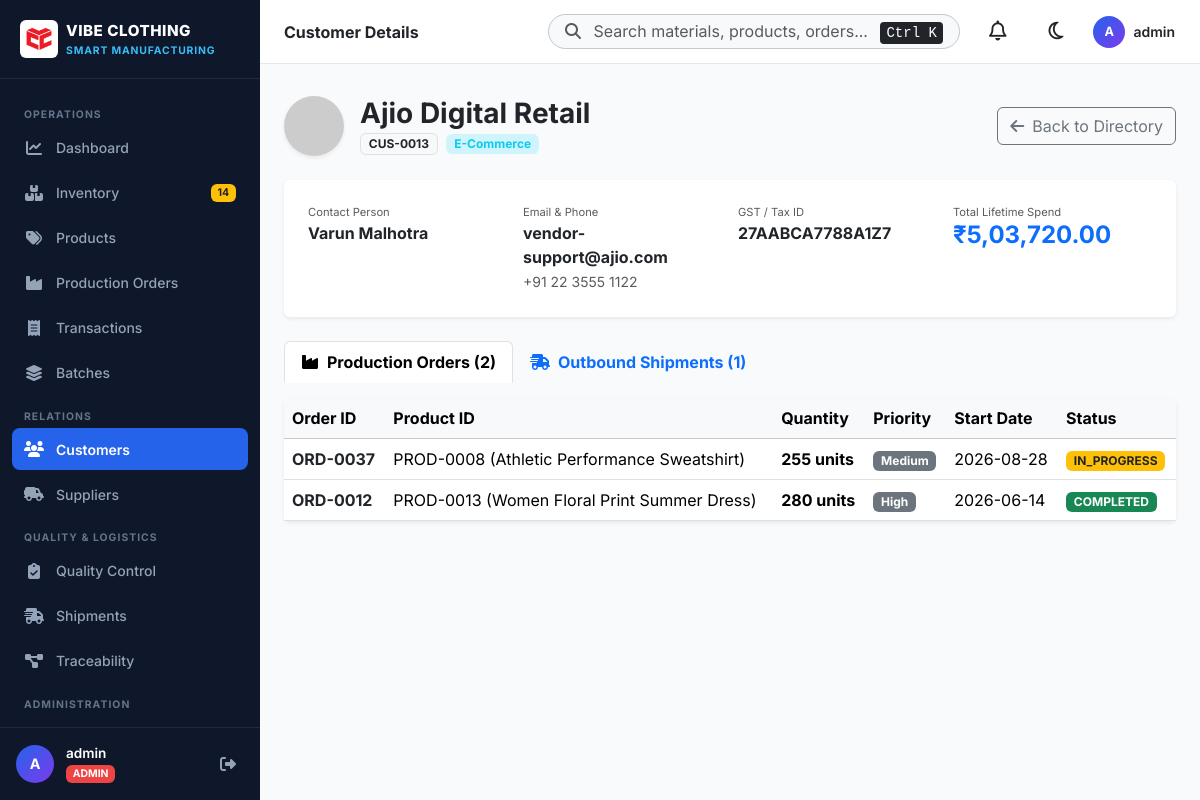
Page /customers/CUS-0013 (signed in) on the committed database.
### models/customer.py (models this page shows)
class Customer(db.Model):
    __tablename__ = 'customers'
    id = db.Column(db.Integer, primary_key=True)
    customer_id = db.Column(db.String(20), unique=True, nullable=False, index=True) # CUS-0001
    company_name = db.Column(db.String(120), nullable=False, index=True)
    logo_url = db.Column(db.String(255), nullable=True)
    contact_person = db.Column(db.String(80), nullable=True)
    email = db.Column(db.String(120), nullable=True)
    phone = db.Column(db.String(20), nullable=True)
    gst_id = db.Column(db.String(30), nullable=True) # Tax / GST ID
    address = db.Column(db.String(255), nullable=True)
    city = db.Column(db.String(50), nullable=True)
    state = db.Column(db.String(50), nullable=True)
    country = db.Column(db.String(50), default='India')
    customer_type = db.Column(db.String(30), default='Wholesale') # Wholesale, Retail, E-Commerce, Export
    status = db.Column(db.String(20), default='Active') # Active, Inactive
    notes = db.Column(db.Text, nullable=True)
    created_at = db.Column(db.DateTime, default=datetime.utcnow)
    def to_dict(self):
        return {
            'id': self.id,
            'customer_id': self.customer_id,
            'company_name': self.company_name,
            'logo_url': self.logo_url or f"https://ui-avatars.com/api/?name={self.company_name}&background=1e293b&color=ffffff",
            'contact_person': self.contact_person or '',
            'email': self.email or '',
            'phone': self.phone or '',
            'gst_id': self.gst_id or '',
            'address': self.address or '',
            'city': self.city or '',
            'state': self.state or '',
            'country': self.country or 'India',
            'customer_type': self.customer_type,
            'status': self.status,
            'notes': self.notes or '',
            'created_at': self.created_at.strftime('%Y-%m-%d %H:%M:%S') if self.created_at else ''
        }

### models/production.py (models this page shows)
class ProductionOrder(db.Model):
    __tablename__ = 'production_orders'
    id = db.Column(db.Integer, primary_key=True)
    order_id = db.Column(db.String(20), unique=True, nullable=False, index=True) # ORD-0001
    product_id = db.Column(db.String(20), db.ForeignKey('products.product_id'), nullable=False, index=True)
    quantity = db.Column(db.Integer, nullable=False, default=100)
    customer_id = db.Column(db.String(20), db.ForeignKey('customers.customer_id'), nullable=True, index=True)
    priority = db.Column(db.String(20), nullable=False, default='Medium') # Low, Medium, High, Urgent
    start_date = db.Column(db.Date, nullable=True)
    expected_completion = db.Column(db.Date, nullable=True)
    assigned_supervisor = db.Column(db.String(80), nullable=True)
    status = db.Column(db.String(20), nullable=False, default='PLANNED') # PLANNED, IN_PROGRESS, COMPLETED, CANCELLED
    material_availability_pct = db.Column(db.Float, default=100.0)
    readiness_score = db.Column(db.Float, default=100.0)
    readiness_status = db.Column(db.String(20), default='READY') # READY, PARTIALLY_READY, BLOCKED
    notes = db.Column(db.Text, nullable=True)
    created_at = db.Column(db.DateTime, default=datetime.utcnow)
    updated_at = db.Column(db.DateTime, default=datetime.utcnow, onupdate=datetime.utcnow)
    product = db.relationship('Product', lazy='joined')
    customer = db.relationship('Customer', lazy='joined')
    batches = db.relationship('Batch', backref='production_order', lazy=True)
    def to_dict(self):
        return {
            'id': self.id,
            'order_id': self.order_id,
            'product_id': self.product_id,
            'product_name': self.product.name if self.product else 'Unknown Product',
            'product_image': self.product.image_url if self.product else '/static/images/placeholder.svg',
            'quantity': self.quantity,
            'customer_id': self.customer_id or '',
            'customer_name': self.customer.company_name if self.customer else 'Internal Stock',
            'priority': self.priority,
            'start_date': self.start_date.strftime('%Y-%m-%d') if self.start_date else '',
            'expected_completion': self.expected_completion.strftime('%Y-%m-%d') if self.expected_completion else '',
            'assigned_supervisor': self.assigned_supervisor or 'Unassigned',
            'status': self.status,
            'material_availability_pct': round(self.material_availability_pct or 0, 1),
            'readiness_score': round(self.readiness_score or 0, 1),
            'readiness_status': self.readiness_status,
            'notes': self.notes or '',
            'created_at': self.created_at.strftime('%Y-%m-%d %H:%M:%S') if self.created_at else ''
        }

### models/product.py (models this page shows, shortened)
class Product(db.Model):
    __tablename__ = 'products'
    id = db.Column(db.Integer, primary_key=True)
    product_id = db.Column(db.String(20), unique=True, nullable=False, index=True) # PROD-0001 (NO SKU)
    name = db.Column(db.String(120), nullable=False, index=True)
    category = db.Column(db.String(50), nullable=False, default='T-Shirts')
    description = db.Column(db.Text, nullable=True)
    image_url = db.Column(db.String(255), nullable=True)
    size = db.Column(db.String(20), nullable=False, default='M') # S, M, L, XL, XXL, Free Size
    color = db.Column(db.String(50), nullable=True)
    selling_price = db.Column(db.Float, nullable=False, default=0.0) # In ₹
    cost_price = db.Column(db.Float, nullable=False, default=0.0) # In ₹
    target_quantity = db.Column(db.Integer, nullable=False, default=100)
    available_stock = db.Column(db.Integer, nullable=False, default=0) # Finished Goods Stock
    status = db.Column(db.String(20), nullable=False, default='Active') # Active, Inactive, In Production
    created_at = db.Column(db.DateTime, default=datetime.utcnow)
    updated_at = db.Column(db.DateTime, default=datetime.utcnow, onupdate=datetime.utcnow)
    bom_items = db.relationship('ProductBOM', backref='product', cascade='all, delete-orphan', lazy=True)

### routes/customers.py (the view)
@customers_bp.route('/customers/<customer_id>')
@login_required
def detail(customer_id):
    customer = Customer.query.filter_by(customer_id=customer_id).first_or_404()
    orders = ProductionOrder.query.filter_by(customer_id=customer_id).order_by(ProductionOrder.created_at.desc()).all()
    shipments = Shipment.query.filter_by(customer_id=customer_id).order_by(Shipment.created_at.desc()).all()
    total_spend = sum((o.product.selling_price * o.quantity) for o in orders if o.product and o.status == 'COMPLETED')
    return render_template(
        'customers/detail.html',
        customer=customer.to_dict(),
        orders=[o.to_dict() for o in orders],
        shipments=[s.to_dict() for s in shipments],
        formatted_total_spend=format_inr(total_spend)
    )

### utils/helpers.py (called while the page is built)
def format_inr(amount):
    try:
        val = float(amount or 0.0)
    except (ValueError, TypeError):
        val = 0.0
    is_negative = val < 0
    val = abs(val)
    s, decimal_part = f"{val:.2f}".split('.')
    if len(s) <= 3:
        formatted_integer = s
    else:
        last3 = s[-3:]
        other = s[:-3]
        groups = []
        while len(other) > 2:
            groups.insert(0, other[-2:])
            other = other[:-2]
        if other:
            groups.insert(0, other)
        groups.append(last3)
        formatted_integer = ','.join(groups)
    result = f"₹{formatted_integer}.{decimal_part}"
    return f"-{result}" if is_negative else result

### templates/customers/detail.html (shortened to what this page needs)
{% extends "base.html" %}
{% block breadcrumb %}Customer Details{% endblock %}
{% block content %}
<div class="customer-detail-container">
    <div class="d-flex align-items-center justify-content-between mb-4">
        <div class="d-flex align-items-center gap-3">
            <img src="{{ customer.logo_url }}" class="rounded-circle shadow-sm" style="width: 60px; height: 60px; object-fit: cover;">
            <div>
                <h3 class="fw-bold text-dark mb-0">{{ customer.company_name }}</h3>
                <span class="badge bg-light text-dark border">{{ customer.customer_id }}</span>
                <span class="badge bg-info-subtle text-info ms-1">{{ customer.customer_type }}</span>
            </div>
        </div>
        <a href="{{ url_for('customers.index') }}" class="btn btn-outline-secondary"><i class="fa-solid fa-arrow-left me-2"></i>Back to Directory</a>
    </div>
    <div class="card border-0 shadow-sm mb-4">
        <div class="card-body p-4">
            <div class="row g-3">
                <div class="col-md-3">
                    <span class="text-muted micro d-block">Contact Person</span>
                    <strong class="text-dark">{{ customer.contact_person or 'N/A' }}</strong>
                </div>
                <div class="col-md-3">
                    <span class="text-muted micro d-block">Email & Phone</span>
                    <strong class="text-dark">{{ customer.email }}</strong><br>
                    <span class="small text-muted">{{ customer.phone }}</span>
                </div>
                <div class="col-md-3">
                    <span class="text-muted micro d-block">GST / Tax ID</span>
                    <strong class="text-dark">{{ customer.gst_id or 'N/A' }}</strong>
                </div>
                <div class="col-md-3">
                    <span class="text-muted micro d-block">Total Lifetime Spend</span>
                    <h4 class="fw-bold text-primary mb-0">{{ formatted_total_spend }}</h4>
                </div>
            </div>
        </div>
    </div>
    <ul class="nav nav-tabs border-bottom-0 mb-3" id="customerTabs" role="tablist">
        <li class="nav-item" role="presentation">
            <button class="nav-link active fw-bold" id="orders-tab" data-bs-toggle="tab" data-bs-target="#orders-tab-pane" type="button"><i class="fa-solid fa-industry me-2"></i>Production Orders ({{ orders | length }})</button>
        </li>
        <li class="nav-item" role="presentation">
            <button class="nav-link fw-bold" id="shipments-tab" data-bs-toggle="tab" data-bs-target="#shipments-tab-pane" type="button"><i class="fa-solid fa-truck-fast me-2"></i>Outbound Shipments ({{ shipments | length }})</button>
        </li>
    </ul>
    <div class="tab-content" id="customerTabsContent">
        <div class="tab-pane fade show active" id="orders-tab-pane">
            <div class="card border-0 shadow-sm">
                <div class="card-body p-0">
                    <div class="table-responsive">
                        <table class="table table-hover align-middle mb-0">
                            <thead class="table-light">
                                <tr>
                                    <th>Order ID</th>
                                    <th>Product ID</th>
                                    <th>Quantity</th>
                                    <th>Priority</th>
                                    <th>Start Date</th>
                                    <th>Status</th>
                                </tr>
                            </thead>
                            <tbody>
                                {% for o in orders %}
                                <tr>
                                    <td class="fw-bold text-dark">{{ o.order_id }}</td>
                                    <td>{{ o.product_id }} ({{ o.product_name }})</td>
                                    <td class="fw-bold">{{ o.quantity }} units</td>
                                    <td><span class="badge bg-secondary">{{ o.priority }}</span></td>
                                    <td>{{ o.start_date }}</td>
                                    <td>
                                        <span class="badge {% if o.status == 'COMPLETED' %}bg-success{% elif o.status == 'IN_PROGRESS' %}bg-warning text-dark{% else %}bg-secondary{% endif %}">
                                            {{ o.status }}
                                        </span>
                                    </td>
                                </tr>
                                {% else %}
                                <tr><td colspan="6" class="text-center py-4 text-muted">No production orders associated with this customer.</td></tr>
                                {% endfor %}
                            </tbody>
                        </table>
                    </div>
                </div>
            </div>
        </div>
    </div>
</div>
{% endblock %}

### static/css/custom.css (style rules this page uses)
:root { --sidebar-bg: #0f172a; --sidebar-hover: #1e293b; --sidebar-text: #94a3b8; --sidebar-active-text: #ffffff; --sidebar-active-bg: #2563eb; --content-bg: #f8fafc; --card-bg: #ffffff; --text-primary: #0f172a; --text-secondary: #64748b; --border-color: #e2e8f0; --brand-primary: #2563eb; --brand-purple: #7c3aed; --brand-success: #10b981; --brand-warning: #f59e0b; --brand-danger: #ef4444; }
body { font-family: 'Inter', system-ui, -apple-system, sans-serif; background-color: var(--content-bg); color: var(--text-primary); min-height: 100vh; margin: 0; overflow-x: hidden; }
.micro { font-size: 0.7rem; }

### rows in the picture
Customer: company_name "Ajio Digital Retail", customer_id "CUS-0013", customer_type "E-Commerce", contact_person "Varun Malhotra", email "vendor-support@ajio.com", phone "+91 22 3555 1122", gst "27AABCA7788A1Z7"
ProductionOrder: order_id "ORD-0037", product_id "PROD-0008", priority "Medium", status "IN_PROGRESS"
Product: product_name "Athletic Performance Sweatshirt"
ProductionOrder: order_id "ORD-0012", product_id "PROD-0013", quantity "280", priority "High", status "COMPLETED"
Product: product_name "Women Floral Print Summer Dress"

### other values in the picture
{{ low_stock_count }} "14"
{{ current_user.username[0] | upper }} "A"
{{ current_user.username }} "admin"
{{ current_user.role | upper }} "ADMIN"
{{ orders | length }} "2"
{{ shipments | length }} "1"
{{ o.quantity }} "255"
{{ o.start_date }} "2026-08-28" "2026-06-14"
